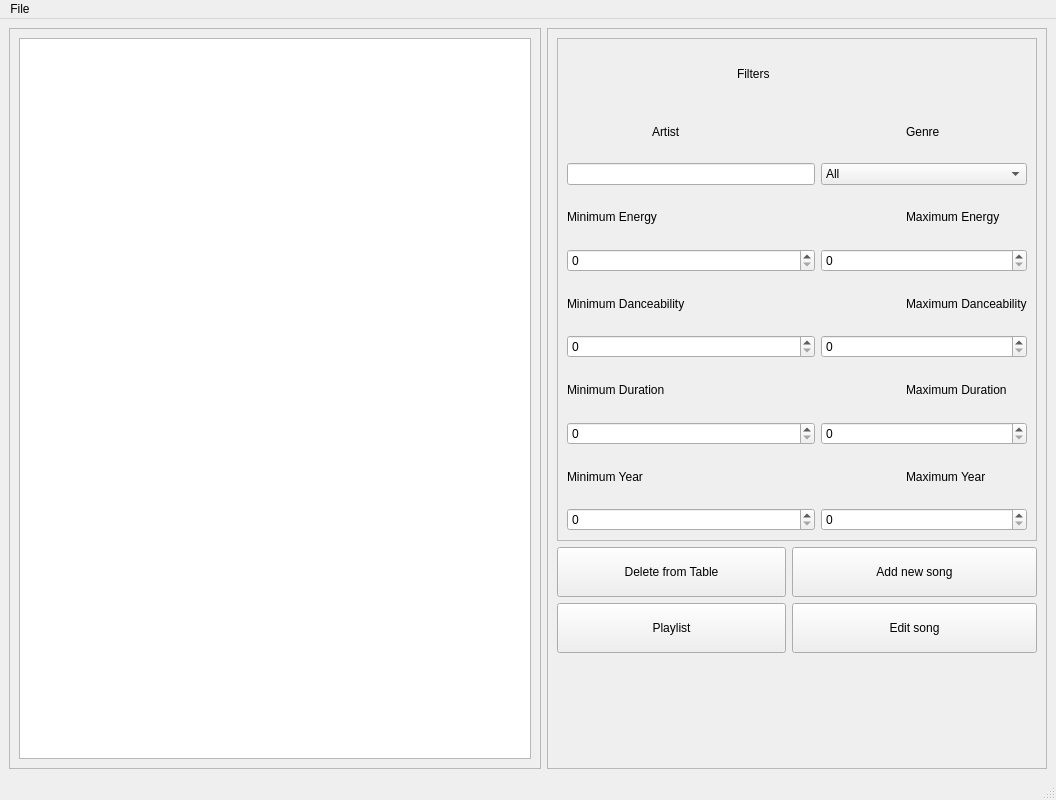
<?xml version="1.0" encoding="UTF-8"?>
<ui version="4.0">
 <class>MainWindow</class>
 <widget class="QMainWindow" name="MainWindow">
  <property name="geometry">
   <rect>
    <x>0</x>
    <y>0</y>
    <width>1056</width>
    <height>800</height>
   </rect>
  </property>
  <property name="sizePolicy">
   <sizepolicy hsizetype="Preferred" vsizetype="Preferred">
    <horstretch>1</horstretch>
    <verstretch>1</verstretch>
   </sizepolicy>
  </property>
  <property name="minimumSize">
   <size>
    <width>800</width>
    <height>800</height>
   </size>
  </property>
  <property name="sizeIncrement">
   <size>
    <width>1</width>
    <height>1</height>
   </size>
  </property>
  <property name="windowTitle">
   <string>MainWindow</string>
  </property>
  <widget class="QWidget" name="centralwidget">
   <layout class="QGridLayout" name="gridLayout_2">
    <item row="0" column="0">
     <widget class="QFrame" name="frame">
      <property name="minimumSize">
       <size>
        <width>400</width>
        <height>580</height>
       </size>
      </property>
      <property name="maximumSize">
       <size>
        <width>770</width>
        <height>16777215</height>
       </size>
      </property>
      <property name="sizeIncrement">
       <size>
        <width>1</width>
        <height>1</height>
       </size>
      </property>
      <property name="frameShape">
       <enum>QFrame::StyledPanel</enum>
      </property>
      <property name="frameShadow">
       <enum>QFrame::Raised</enum>
      </property>
      <layout class="QGridLayout" name="gridLayout">
       <item row="0" column="0">
        <widget class="QTableView" name="tableView">
         <property name="sizeIncrement">
          <size>
           <width>20</width>
           <height>1</height>
          </size>
         </property>
        </widget>
       </item>
      </layout>
     </widget>
    </item>
    <item row="0" column="1">
     <widget class="QFrame" name="frame_2">
      <property name="minimumSize">
       <size>
        <width>500</width>
        <height>580</height>
       </size>
      </property>
      <property name="maximumSize">
       <size>
        <width>1500</width>
        <height>1500</height>
       </size>
      </property>
      <property name="sizeIncrement">
       <size>
        <width>1</width>
        <height>1</height>
       </size>
      </property>
      <property name="frameShape">
       <enum>QFrame::StyledPanel</enum>
      </property>
      <property name="frameShadow">
       <enum>QFrame::Raised</enum>
      </property>
      <layout class="QGridLayout" name="gridLayout_4">
       <item row="1" column="2">
        <widget class="QPushButton" name="Add">
         <property name="minimumSize">
          <size>
           <width>240</width>
           <height>50</height>
          </size>
         </property>
         <property name="maximumSize">
          <size>
           <width>16777215</width>
           <height>80</height>
          </size>
         </property>
         <property name="text">
          <string>Add new song</string>
         </property>
        </widget>
       </item>
       <item row="0" column="0" colspan="3">
        <widget class="QFrame" name="frame_3">
         <property name="frameShape">
          <enum>QFrame::StyledPanel</enum>
         </property>
         <property name="frameShadow">
          <enum>QFrame::Raised</enum>
         </property>
         <layout class="QGridLayout" name="gridLayout_3">
          <item row="8" column="4">
           <widget class="QLabel" name="label_9">
            <property name="text">
             <string>Maximum Duration</string>
            </property>
           </widget>
          </item>
          <item row="6" column="4">
           <widget class="QLabel" name="label_7">
            <property name="text">
             <string>Maximum Danceability</string>
            </property>
           </widget>
          </item>
          <item row="9" column="0" colspan="3">
           <widget class="QSpinBox" name="minDur"/>
          </item>
          <item row="2" column="1">
           <widget class="QLabel" name="label_2">
            <property name="text">
             <string>Artist</string>
            </property>
           </widget>
          </item>
          <item row="10" column="0" colspan="2">
           <widget class="QLabel" name="label_10">
            <property name="text">
             <string>Minimum Year</string>
            </property>
           </widget>
          </item>
          <item row="3" column="0" colspan="3">
           <widget class="QLineEdit" name="Artist"/>
          </item>
          <item row="6" column="0" colspan="2">
           <widget class="QLabel" name="label_6">
            <property name="text">
             <string>Minimum Danceability</string>
            </property>
           </widget>
          </item>
          <item row="4" column="4">
           <widget class="QLabel" name="label_5">
            <property name="text">
             <string>Maximum Energy</string>
            </property>
           </widget>
          </item>
          <item row="5" column="0" colspan="3">
           <widget class="QSpinBox" name="minDance"/>
          </item>
          <item row="5" column="3" colspan="2">
           <widget class="QSpinBox" name="maxDance"/>
          </item>
          <item row="4" column="0" colspan="2">
           <widget class="QLabel" name="label_4">
            <property name="text">
             <string>Minimum Energy</string>
            </property>
           </widget>
          </item>
          <item row="7" column="3" colspan="2">
           <widget class="QSpinBox" name="maxEnergy"/>
          </item>
          <item row="11" column="3" colspan="2">
           <widget class="QSpinBox" name="maxYear"/>
          </item>
          <item row="10" column="4">
           <widget class="QLabel" name="label_11">
            <property name="text">
             <string>Maximum Year</string>
            </property>
           </widget>
          </item>
          <item row="8" column="0" colspan="2">
           <widget class="QLabel" name="label_8">
            <property name="text">
             <string>Minimum Duration</string>
            </property>
           </widget>
          </item>
          <item row="9" column="3" colspan="2">
           <widget class="QSpinBox" name="maxDur"/>
          </item>
          <item row="7" column="0" colspan="3">
           <widget class="QSpinBox" name="minEnergy"/>
          </item>
          <item row="11" column="0" colspan="3">
           <widget class="QSpinBox" name="minYear"/>
          </item>
          <item row="2" column="4">
           <widget class="QLabel" name="label_3">
            <property name="text">
             <string>Genre</string>
            </property>
           </widget>
          </item>
          <item row="1" column="2">
           <widget class="QLabel" name="label">
            <property name="text">
             <string>Filters</string>
            </property>
           </widget>
          </item>
          <item row="3" column="3" colspan="2">
           <widget class="QComboBox" name="Genre">
            <item>
             <property name="text">
              <string>All</string>
             </property>
            </item>
           </widget>
          </item>
         </layout>
        </widget>
       </item>
       <item row="1" column="0" colspan="2">
        <widget class="QPushButton" name="DeleteFromPL">
         <property name="minimumSize">
          <size>
           <width>0</width>
           <height>50</height>
          </size>
         </property>
         <property name="text">
          <string>Delete from Table</string>
         </property>
        </widget>
       </item>
       <item row="4" column="0" colspan="2">
        <widget class="QPushButton" name="Playlist">
         <property name="minimumSize">
          <size>
           <width>0</width>
           <height>50</height>
          </size>
         </property>
         <property name="styleSheet">
          <string notr="true">font: 22pt &quot;Segoe UI&quot;;</string>
         </property>
         <property name="text">
          <string>Playlist</string>
         </property>
        </widget>
       </item>
       <item row="5" column="2">
        <widget class="QPushButton" name="SaveCSV">
         <property name="minimumSize">
          <size>
           <width>245</width>
           <height>100</height>
          </size>
         </property>
         <property name="maximumSize">
          <size>
           <width>200</width>
           <height>16777215</height>
          </size>
         </property>
         <property name="styleSheet">
          <string notr="true">#SaveCSV{
background-color: transparent;
border-image: url(save.png);
background: none;
border: none;
background-repeat: none;
}</string>
         </property>
         <property name="text">
          <string/>
         </property>
        </widget>
       </item>
       <item row="5" column="1">
        <widget class="QPushButton" name="AddToPlaylist">
         <property name="minimumSize">
          <size>
           <width>220</width>
           <height>100</height>
          </size>
         </property>
         <property name="styleSheet">
          <string notr="true">#AddToPlaylist {
background-color: transparent;
border-image: url(empty-heart.png);
background: none;
border: none;
background-repeat: none;
}
#AddToPlaylist:pressed
{
   border-image: url(heart.jpg);
}</string>
         </property>
         <property name="text">
          <string/>
         </property>
        </widget>
       </item>
       <item row="4" column="2">
        <widget class="QPushButton" name="pushButton">
         <property name="maximumSize">
          <size>
           <width>16777215</width>
           <height>80</height>
          </size>
         </property>
         <property name="text">
          <string>Edit song</string>
         </property>
        </widget>
       </item>
      </layout>
     </widget>
    </item>
   </layout>
  </widget>
  <widget class="QMenuBar" name="menubar">
   <property name="geometry">
    <rect>
     <x>0</x>
     <y>0</y>
     <width>1056</width>
     <height>25</height>
    </rect>
   </property>
   <widget class="QMenu" name="menuFile">
    <property name="title">
     <string>File</string>
    </property>
   </widget>
   <addaction name="menuFile"/>
  </widget>
  <widget class="QStatusBar" name="statusbar"/>
  <action name="actionAbout">
   <property name="text">
    <string>About</string>
   </property>
  </action>
 </widget>
 <resources/>
 <connections/>
</ui>
